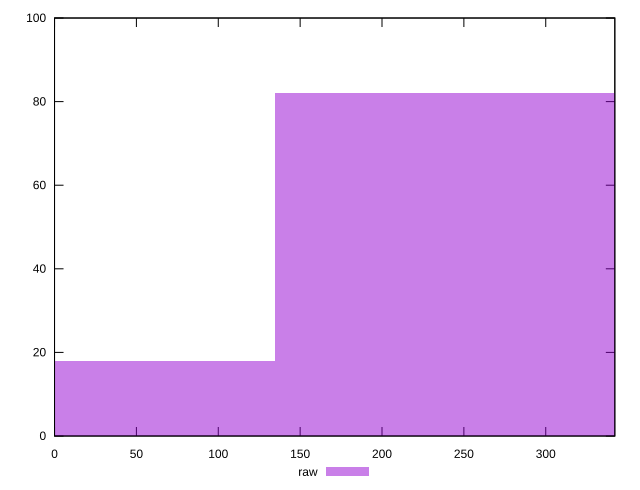

Reproduce this figure in gnuplot.
reset

$raw <<EOF
269.49675844262526 82
0 18
EOF

set key outside below
set boxwidth 269.49675844262526
set xrange [0:342.188]
set yrange [0:100]
set trange [0:100]
set style fill transparent solid 0.5 noborder
set terminal svg size 640, 490 enhanced background rgb 'white'
set output "report_00019_2021-02-10T18-14-37.922Z//uses-rel-preconnect/samples/pages/raw/histogram.svg"

plot $raw title "raw" with boxes

reset
